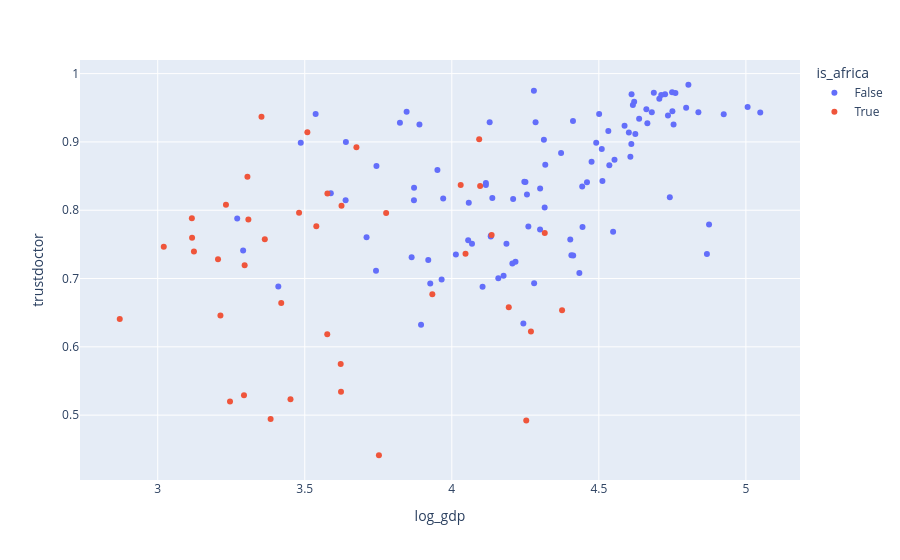

This figure's notebook cell:
### Code cell
px.scatter(df, x="log_gdp", 
           y="trustdoctor", 
           color='is_africa',
           hover_name='country')

### Figure 1 — Plotly figure (JSON) as saved in the notebook; plotly's stock layout.template omitted (floating-point values rounded to 4 significant figures)
{"data": [{"hovertemplate": "<b>%{hovertext}</b><br><br>is_africa=False<br>log_gdp=%{x}<br>trustdoctor=%{y}<extra></extra>", "hovertext": ["United States", "Lebanon", "Saudi Arabia", "Jordan", "Turkey", "Pakistan", "Indonesia", "Bangladesh", "United Kingdom", "France", "Germany", "Netherlands", "Belgium", "Spain", "Italy", "Poland", "Hungary", "Czech Republic", "Romania", "Sweden", "Greece", "Denmark", "Iran", "Singapore", "Japan", "China", "India", "Venezuela", "Brazil", "Mexico", "Israel", "Palestinian Territories", "Canada", "Australia", "Philippines", "Sri Lanka", "Vietnam", "Thailand", "Cambodia", "Laos", "Myanmar", "New Zealand", "South Korea", "Taiwan", "Afghanistan", "Belarus", "Georgia", "Kazakhstan", "Kyrgyzstan", "Moldova", "Russia", "Ukraine", "Costa Rica", "Albania", "Argentina", "Armenia", "Austria", "Azerbaijan", "Bolivia", "Bosnia and Herzegovina", "Bulgaria", "Chile", "Colombia", "Croatia", "Cyprus", "Dominican Republic", "Ecuador", "El Salvador", "Estonia", "Finland", "Guatemala", "Haiti", "Honduras", "Iceland", "Iraq", "Ireland", "Kuwait", "Latvia", "Lithuania", "Luxembourg", "Macedonia", "Malaysia", "Malta", "Mongolia", "Montenegro", "Nepal", "Nicaragua", "Norway", "Panama", "Paraguay", "Peru", "Portugal", "Serbia", "Slovakia", "Slovenia", "Switzerland", "Tajikistan", "Turkmenistan", "United Arab Emirates", "Uruguay", "Uzbekistan", "Yemen", "Kosovo", "Northern Cyprus"], "legendgroup": "False", "marker": {"color": "#636efa", "symbol": "circle"}, "mode": "markers", "name": "False", "orientation": "v", "showlegend": true, "type": "scatter", "x": [4.797, 4.116, 4.741, 3.971, 4.46, 3.744, 4.116, 3.64, 4.665, 4.662, 4.735, 4.754, 4.706, 4.611, 4.624, 4.51, 4.491, 4.602, 4.413, 4.725, 4.475, 4.749, 4.318, 5.006, 4.637, 4.26, 3.89, 4.217, 4.206, 4.3, 4.611, NaN, 4.68, 4.712, 3.951, 4.129, 3.871, 4.279, 3.639, 3.872, 3.824, 4.62, 4.607, NaN, 3.29, 4.3, 4.058, 4.445, 3.589, 3.863, 4.434, 3.965, 4.247, 4.105, 4.313, 4.014, 4.75, 4.256, 3.895, 4.133, 4.316, 4.403, 4.176, 4.412, 4.548, 4.25, 4.069, 3.92, 4.553, 4.687, 3.927, 3.27, 3.71, 4.76, 4.243, 4.925, 4.867, 4.443, 4.512, 5.049, 4.186, 4.501, 4.616, 4.138, 4.28, 3.486, 3.742, 4.805, 4.407, 4.133, 4.158, 4.532, 4.209, 4.536, 4.587, 4.838, 3.537, 4.285, 4.875, 4.372, 3.846, 3.41, 4.056, NaN], "xaxis": "x", "y": [0.9499, 0.84, 0.8189, 0.8172, 0.8408, 0.8649, 0.8368, 0.8999, 0.9273, 0.9479, 0.9388, 0.9255, 0.9631, 0.9699, 0.9117, 0.8896, 0.8987, 0.9139, 0.7337, 0.9698, 0.8709, 0.9728, 0.8667, 0.951, 0.9337, 0.7763, 0.9255, 0.7247, 0.7219, 0.8317, 0.8969, 0.756, 0.9435, 0.9688, 0.859, 0.9287, 0.8145, 0.975, 0.8144, 0.8328, 0.928, 0.9589, 0.8785, 0.9259, 0.741, 0.7717, 0.811, 0.7756, 0.825, 0.731, 0.7079, 0.6984, 0.8415, 0.688, 0.903, 0.735, 0.9447, 0.823, 0.6323, 0.7615, 0.804, 0.7573, 0.7041, 0.9307, 0.7686, 0.8415, 0.751, 0.727, 0.874, 0.9719, 0.6928, 0.7879, 0.7605, 0.9717, 0.634, 0.9405, 0.7359, 0.8348, 0.8427, 0.943, 0.7507, 0.9407, 0.9542, 0.8178, 0.6929, 0.8988, 0.7114, 0.9837, 0.7339, 0.7628, 0.7004, 0.916, 0.8164, 0.8659, 0.9238, 0.9435, 0.941, 0.9289, 0.7792, 0.8838, 0.944, 0.6884, 0.756, 0.801], "yaxis": "y"}, {"hovertemplate": "<b>%{hovertext}</b><br><br>is_africa=True<br>log_gdp=%{x}<br>trustdoctor=%{y}<extra></extra>", "hovertext": ["Egypt", "Morocco", "Nigeria", "Kenya", "Tanzania", "Ghana", "Uganda", "Benin", "Madagascar", "Malawi", "South Africa", "Botswana", "Ethiopia", "Mali", "Mauritania", "Mozambique", "Niger", "Rwanda", "Senegal", "Zambia", "Burkina Faso", "Cameroon", "Sierra Leone", "Zimbabwe", "Algeria", "Burundi", "Chad", "Comoros", "Republic of Congo", "Gabon", "Guinea", "Ivory Coast", "Liberia", "Libya", "Mauritius", "Namibia", "Eswatini", "The Gambia", "Togo", "Tunisia"], "legendgroup": "True", "marker": {"color": "#EF553B", "symbol": "circle"}, "mode": "markers", "name": "True", "orientation": "v", "showlegend": true, "type": "scatter", "x": [4.093, 3.934, 3.777, 3.539, 3.509, 3.676, 3.308, 3.384, 3.213, 3.117, 4.135, 4.269, 3.305, 3.364, 3.622, 3.123, 3.021, 3.353, 3.577, 3.625, 3.296, 3.576, 3.205, 3.481, 4.194, 2.871, 3.293, 3.451, 3.752, 4.253, 3.42, 3.623, 3.116, 4.316, 4.375, 4.047, 4.03, 3.232, 3.246, 4.096], "xaxis": "x", "y": [0.904, 0.677, 0.796, 0.7766, 0.914, 0.8922, 0.7866, 0.4945, 0.6459, 0.7598, 0.7637, 0.6224, 0.849, 0.7576, 0.575, 0.7397, 0.7466, 0.937, 0.8245, 0.8064, 0.7196, 0.6184, 0.7282, 0.7962, 0.6579, 0.6409, 0.5291, 0.5232, 0.4413, 0.4922, 0.6643, 0.5343, 0.7882, 0.7668, 0.6537, 0.7361, 0.837, 0.808, 0.5201, 0.8355], "yaxis": "y"}], "layout": {"legend": {"title": {"text": "is_africa"}, "tracegroupgap": 0}, "margin": {"t": 60}, "xaxis": {"anchor": "y", "domain": [0, 1], "title": {"text": "log_gdp"}}, "yaxis": {"anchor": "x", "domain": [0, 1], "title": {"text": "trustdoctor"}}}}
